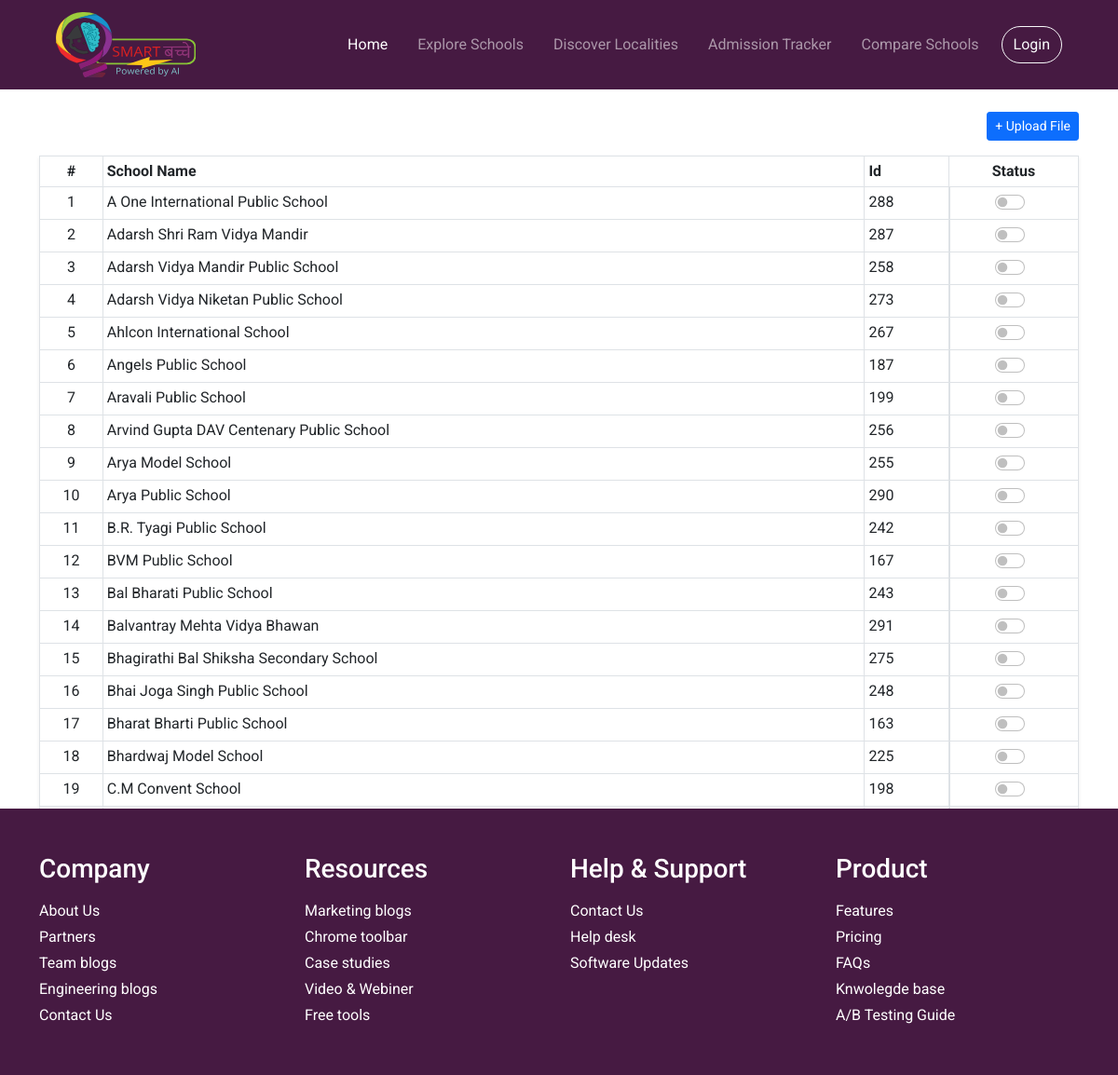
The page /explore/upload-csv/ (signed in) on the database its author committed.
### schools/models.py (models this page shows, shortened)
class School(models.Model):
    school_name = models.CharField(max_length=500)
    school_image = models.CharField(max_length=999)
    address = models.CharField(max_length=500)
    board = models.CharField(max_length=50)
    co_ed_status = models.CharField(max_length=50)
    ownership = models.CharField(max_length=50)
    sf_ratio = models.CharField(max_length=50)
    class_offered = models.CharField(max_length=50)
    verified = models.BooleanField(default=False)

### schools/views.py (the view)
# urls.py: path('explore/upload-csv/', views.upload_csv, name='upload-csv'),
def upload_csv(request):
    template_name = 'schools/upload-csv.html'
    form = ImportFileForm()
    if request.method == 'POST':
        form = ImportFileForm(request.POST, request.FILES)
        if form.is_valid():
            form.save()
            return redirect('explore')
    school_list = School.objects.all().order_by('school_name')
    paginator = Paginator(school_list, 25)
    page_number = request.GET.get('page')
    page_obj = paginator.get_page(page_number)
    return render(request, template_name, {'form':form, 'page_obj': page_obj})

### schools/forms.py
class ImportFileForm(forms.ModelForm):
    class Meta:
        model = SchoolsImportFile
        fields = ('schools_import',)

### templates/schools/upload-csv.html (shortened to what this page needs)
{% extends 'base.html' %}
{% load widget_tweaks %}
{% block body %}
{% if request.user.is_superuser %}
<div class="container">
    <div class="dropdown">
        <button class="btn btn-sm btn-primary float-end mt-4 mb-3" type="button" id="dropdownMenuButton1" data-bs-toggle="dropdown" aria-expanded="false">
            + Upload File
        </button>
      </div>
    <table class="table table-sm table-bordered shadow-sm my-3">
        <thead>
            <tr>
                <th scope="col" class="text-center ">#</th>
                <th scope="col">School Name</th>
                <th scope="col">Id</th>
                <th scope="col" class="text-center ">Status</th>
            </tr>
        </thead>
        <tbody>
            {% for school in page_obj %}
            <tr>
                <td class="text-center ">{{ forloop.counter }}</td>
                <td>{{ school.school_name }}</td>
                <td>{{ school.id }}</td>
                <td class="d-flex justify-content-center align-items-center">
                    <div class="form-check form-switch">
                        <input class="form-check-input" type="checkbox" id="flexSwitchCheckChecked"
                        {% if school.verified %}checked{% endif %}>
                    </div>
                </td>
                {% empty %}
                <td class="text-center" colspan="4">No Data Available</td>
            </tr>
            {% endfor %}
        </tbody>
    </table>
    <div class="d-flex justify-content-center align-items-center">
        <nav class="mt-2">
            <ul class="pagination">
                                <li class=" page-item">
                        <span class="page-link">
                        </span>
                </li>
                {% if page_obj.has_next %}
                <li class="page-item">
                    <a class="page-link" href="?page={{ page_obj.next_page_number }}" aria-label="Next">
                        <span>Next</span>
                    </a>
                </li>
                <li class="page-item">
                    <a class="page-link" href="?page={{ page_obj.paginator.num_pages }}" aria-label="Next">
                        <span>Last</span>
                        <span>&raquo;</span>
                    </a>
                </li>
                {% endif %}
            </ul>
        </nav>
    </div>
</div>
{% else %}
<h2 class="my-5 text-center">Restricted area </h2>
{% endif %}
{% endblock %}

### static/css/styles.css (style rules this page uses)
*, *::before, *::after { box-sizing: border-box; }
:root { --black-berry: #480032; --wine-berry: #461a42; --pizza: #fb9300; --lavender-rose: #fc92e3; --bahama-blue: #005792; --mariner: #2978b5; --cerise-red: #e31b6d; --roof-terracotta: #b62121; --cherub: #fae1e1; --placeholder: #c4c4c4; --card-body: #e2edf6; }
body { font-family: "Roboto", sans-serif; }
.table tr th:first-child, .table tr td:first-child { max-width: 150px; }

### rows shown on the page
School: school_name "A One International Public School", id "288"
School: school_name "Adarsh Shri Ram Vidya Mandir", id "287"
School: school_name "Adarsh Vidya Mandir Public School", id "258"
School: school_name "Adarsh Vidya Niketan Public School", id "273"
School: school_name "Ahlcon International School", id "267"
School: school_name "Angels Public School", id "187"
School: school_name "Aravali Public School", id "199"
School: school_name "Arvind Gupta DAV Centenary Public School", id "256"
School: school_name "Arya Model School", id "255"
School: school_name "Arya Public School", id "290"
School: school_name "B.R. Tyagi Public School", id "242"
School: school_name "BVM Public School", id "167"
School: school_name "Bal Bharati Public School", id "243"
School: school_name "Balvantray Mehta Vidya Bhawan", id "291"
School: school_name "Bhagirathi Bal Shiksha Secondary School", id "275"
School: school_name "Bhai Joga Singh Public School", id "248"
School: school_name "Bharat Bharti Public School", id "163"
School: school_name "Bhardwaj Model School", id "225"
School: school_name "C.M Convent School", id "198"
